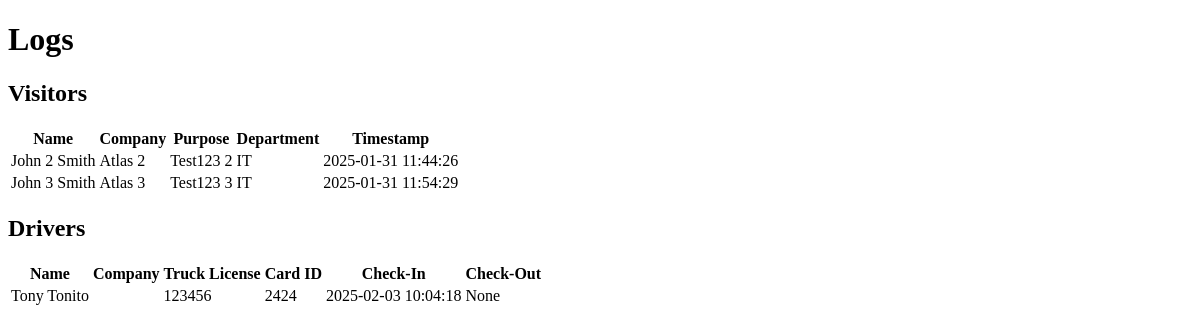
Page /logs on the earlier database version.
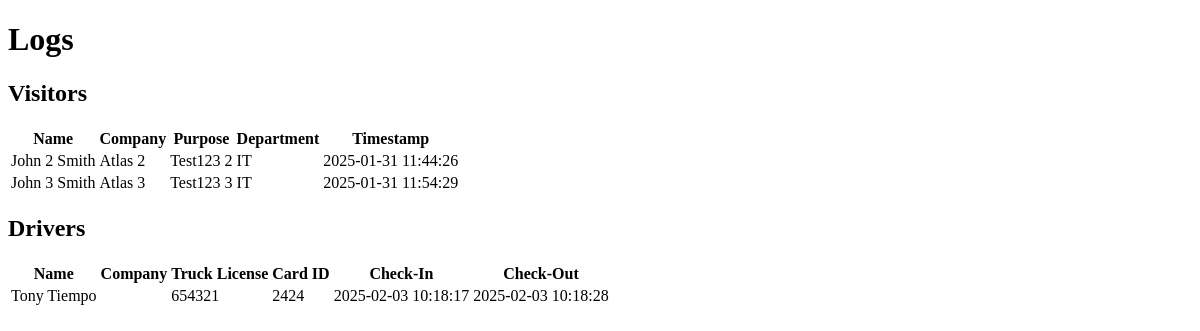
Same page on the later database version.
### app.py (models this page shows)
class Driver(db.Model):
    id = db.Column(db.Integer, primary_key=True)
    name = db.Column(db.String(100), nullable=False)
    provider_name = db.Column(db.String(100), nullable=False)
    truck_license = db.Column(db.String(50), nullable=False)
    card_id = db.Column(db.String(50), unique=True, nullable=False)
    purpose_of_visit = db.Column(db.String(100), nullable=False)  # New column
    point_of_contact = db.Column(db.String(100), nullable=False)  # New column
    check_in_time = db.Column(db.DateTime, default=lambda: datetime.now().replace(microsecond=0))
    check_out_time = db.Column(db.DateTime, nullable=True)

### app.py (the view)
@app.route("/logs")
def logs():
    visitors = Visitor.query.all()
    drivers = Driver.query.all()
    return render_template("logs.html", visitors=visitors, drivers=drivers)

### templates/logs.html (shortened to what this page needs)
<!DOCTYPE html>
<html lang="en">
<head>
</head>
<body>
    <div class="container">
        <h1>Logs</h1>
        <h2>Visitors</h2>
        <table>
            <thead>
                <tr>
                    <th>Name</th>
                    <th>Company</th>
                    <th>Purpose</th>
                    <th>Department</th>
                    <th>Timestamp</th>
                </tr>
            </thead>
            <tbody>
                {% for visitor in visitors %}
                <tr>
                    <td>{{ visitor.name }}</td>
                    <td>{{ visitor.company_name }}</td>
                    <td>{{ visitor.purpose }}</td>
                    <td>{{ visitor.department }}</td>
                    <td>{{ visitor.timestamp }}</td>
                </tr>
                {% endfor %}
            </tbody>
        </table>
        <h2>Drivers</h2>
        <table>
            <thead>
                <tr>
                    <th>Name</th>
                    <th>Company</th>
                    <th>Truck License</th>
                    <th>Card ID</th>
                    <th>Check-In</th>
                    <th>Check-Out</th>
                </tr>
            </thead>
            <tbody>
                {% for driver in drivers %}
                <tr>
                    <td>{{ driver.name }}</td>
                    <td>{{ driver.company_name }}</td>
                    <td>{{ driver.truck_license }}</td>
                    <td>{{ driver.card_id }}</td>
                    <td>{{ driver.check_in_time }}</td>
                    <td>{{ driver.check_out_time }}</td>
                </tr>
                {% endfor %}
            </tbody>
        </table>
    </div>
</body>
</html>

Differences in the rows shown:
changed Driver: name "Tony Tonito" → "Tony Tiempo"; truck_license "123456" → "654321"; check_in_time "2025-02-03 10:04:18" → "2025-02-03 10:18:17"; check_out_time "None" → "2025-02-03 10:18:28"
